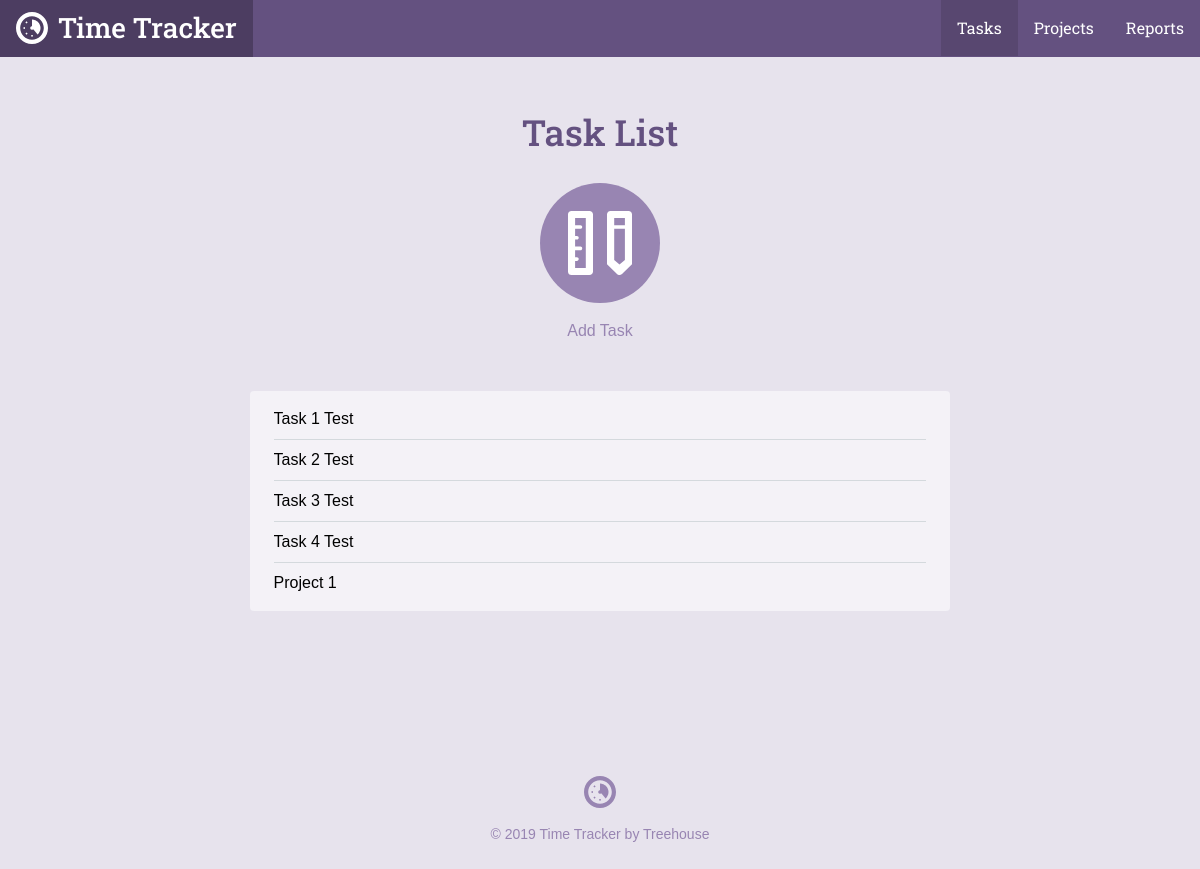
The page /task_list.php on the database its author committed.
### tables this page shows
CREATE TABLE `tasks` (
	`task_id`	INTEGER PRIMARY KEY AUTOINCREMENT,
	`project_id`	INTEGER,
	`title`	TEXT,
	`date`	INTEGER NOT NULL,
	`time`	TEXT NOT NULL
);

### inc/functions.php (called while the page is built, shortened)
<?php
function get_task_list() {
    include('connection.php');
    $sql = "SELECT tasks.*, projects.title as project FROM tasks JOIN projects ON tasks.project_id = projects.project_id";
    try {
        return $db->query($sql);
    } catch(Exception $e) {
        echo "Error: " .$e->getMessage() . "<br/>";
        return array();
    }
}

### task_list.php (the view, shortened to what this page needs)
<?php
require 'inc/functions.php';
include 'inc/header.php';
?>
<div class="section catalog random">
    <div class="col-container page-container">
        <div class="col col-70-md col-60-lg col-center">
            <h1 class="actions-header">Task List</h1>
            <div class="actions-item">
                <a class="actions-link" href="task.php">
                    <span class="actions-icon">
                        <svg viewbox="0 0 64 64"><use xlink:href="#task_icon"></use></svg>
                    </span>
                Add Task</a>
            </div>
            <div class="form-container">
              <ul class="items">
                  <?php
                  foreach(get_task_list() as $item) {
                      echo "<li>" . $item["title"] . "</li>";
                  }
                  ?>
              </ul>
            </div>
        </div>
    </div>
</div>
<?php include("inc/footer.php"); ?>

### css/style.css (style rules this page uses)
*,:after,:before { box-sizing:border-box }
html { font-family:sans-serif;-ms-text-size-adjust:100%;-webkit-text-size-adjust:100% }
body { margin:0 }
a { background-color:transparent }
h1 { font-size:2em;margin:.67em 0 }
svg:not(:root) { overflow:hidden }
html { font-size:100%;line-height:1.5;-webkit-tap-highlight-color:transparent }
body { font-size:1rem;font-family:"Gotham Rounded A","Gotham Rounded B","Helvetica",Helvetica,Arial,sans-serif;font-style:normal;font-weight:400 }
.col { float:left;width:100% }
.col-container:before,.col-container:after { content:" ";display:table }
.col-container:after { clear:both }
.col-center { float:none;margin:0 auto }
@media screen and (min-width: 680px) { .col-70-md { width:70% !important } }
@media screen and (min-width: 960px) { .col-60-lg { width:60% !important } }
h1,h2,h3,h4,h5,h6 { color:#40484a;display:block;font-weight:500;margin:0;text-rendering:optimizeLegibility }
h1 { font-size:2.25rem }
a { color:#3f8abf;cursor:pointer;transition:color 300ms 0s ease;text-decoration:none }
ul,ol { margin:0;padding:0 0 0 2rem }
body { background-color:#e7e3ed }
h1,h2,h3,h4,h5,h6 { color:#645180;font-family:"Roboto Slab", Helvetica, Arial, sans-serif }
.col-container { margin:0 auto;max-width:1200px }
.actions-header { margin-bottom:1.5rem }
.actions-item { margin:0 1.5rem }
@media screen and (min-width: 680px) { .actions-item { display:inline-block;float:left } }
.page-container .actions-item { float:none }
.actions-link { transition:color 200ms ease-in-out;color:#9885b2;display:block }
@media screen { .actions-link { margin-bottom:2rem } }
@media screen and (min-width: 680px) { .actions-link { margin-bottom:0 } }
.actions-icon { width:120px;height:120px;transition:background 200ms ease-in-out;display:block;background-color:#9885b2;border-radius:9999px }
@media screen { .actions-icon { margin-bottom:.5rem } }
@media screen and (min-width: 680px) { .actions-icon { margin-bottom:1rem } }
.actions-icon svg { width:64px;height:64px;margin-top:28px;fill:#fff;display:inline-block }
.page-container .actions-icon { margin-left:auto;margin-right:auto }
.page-container { text-align:center }
@media screen { .page-container { padding:1.5rem 1rem 0 1rem } }
@media screen and (min-width: 680px) { .page-container { padding-top:3rem } }
.form-container { background-color:#f4f2f7;border-radius:4px }
@media screen { .form-container { padding:.5rem 1.5rem;margin-top:.5rem;margin-bottom:1.5rem } }
@media screen and (min-width: 680px) { .form-container { padding:.5rem 1.5rem;margin-top:3rem;margin-bottom:0 } }
.items { list-style:none;overflow:hidden;padding:0;margin:0 }
.items li { position:relative;text-align:left;border-bottom:solid 1px #d4d9dd;padding-top:.5rem;padding-bottom:.5rem }
.items li:last-child { border-bottom:none !important }

### rows shown on the page
tasks: title "Task 1 Test"
tasks: title "Task 2 Test"
tasks: title "Task 3 Test"
tasks: title "Task 4 Test"
tasks: title "Project 1"
